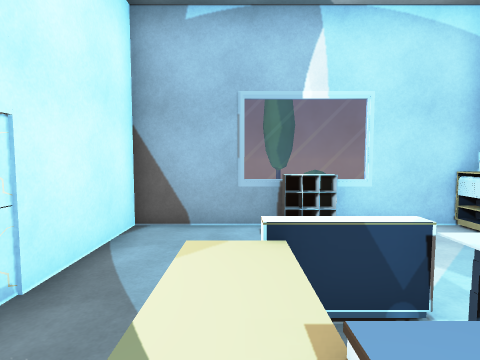
view 1 (above)

12 first-person views from a walk through a scene from a Unity 3-D project. The camera is 1.5 m above the floor, tilts 4° down and sees 80° across. The floor is counted in squares, 1 m on a side. Each view is taken from the middle of a square. On the plan, view 1 faces up. The plan holds only what a view shows up to about 14 squares ahead; the rest is blank. The place goes on beyond the plan. The player character is not drawn. Door leaves are left out, so doorways stand open. Some surface patterns are stand-ins.

view 2
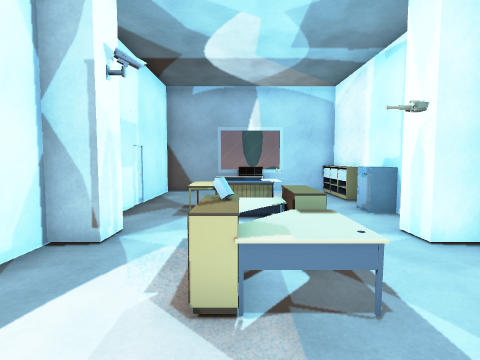

view 3
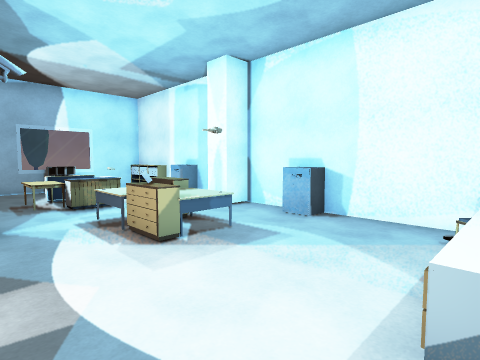

view 4
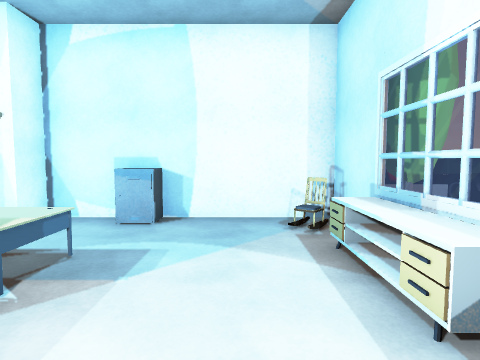

view 5
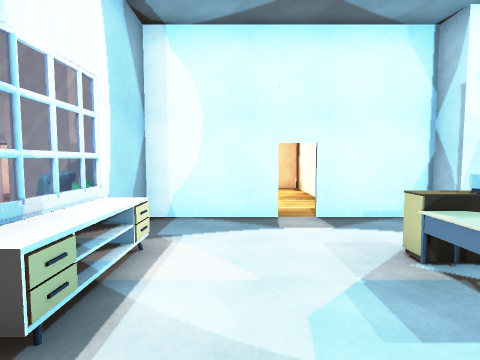

view 6
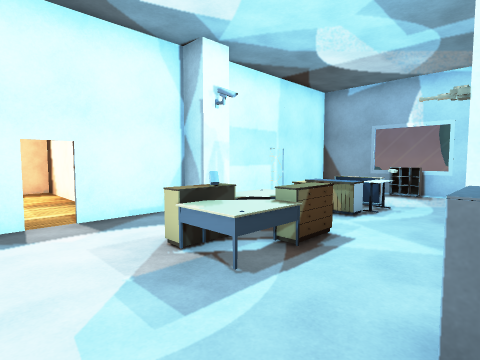

view 7
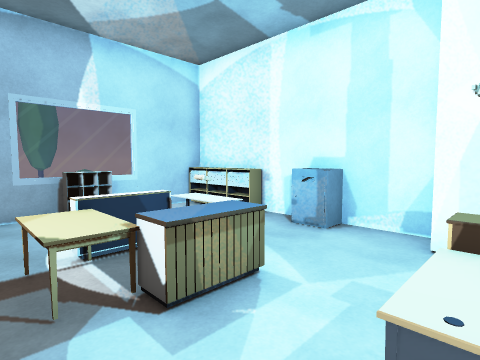

view 8
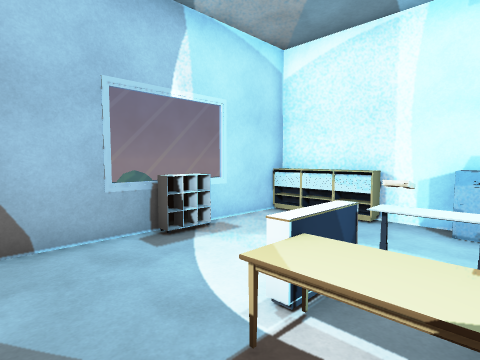

view 9
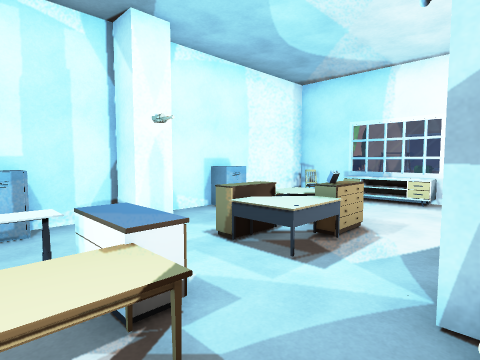

view 10
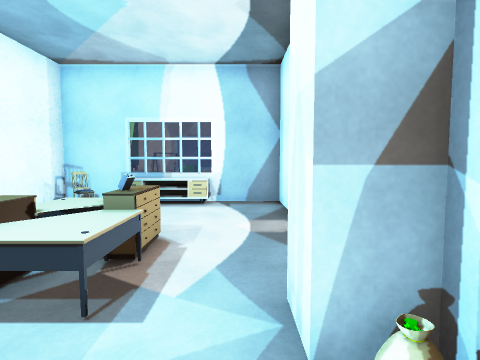

view 11
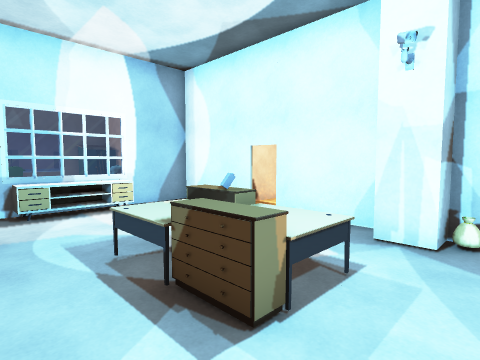

view 12
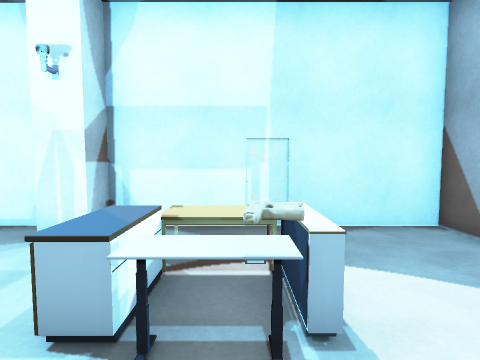

### Floor plan
Points are (right, up) in squares from view 1. A wall is a line through its corners. A room is listed if a view was taken in it or the views show most of it. See-through windows are left out.
Room 1 (views 1, 2, 3, 4, 5, 6, 7, 8, 9, 10, 11, 12)
walls: (-2.4, -5.9) (-2.4, -12.5); (2.4, -9.5) (5.4, -9.5) (5.4, -2) (4.4, -2) (4.4, -1) (5.4, -1) (5.4, 6.5) (-2.4, 6.5) (-2.4, -1) (-1.5, -1) (-1.5, -2) (-2.4, -2) (-2.4, -5)
low walls: (5.2, -12.4) (5.2, -10.6)
ways out: open door at (-2.5, -5.5)
objects: other object (-2, -11) to (-1, -10); other object (0, -11) to (0, -10); other object (0, -9); other object (0, 1) to (0, 2); other object (1, -10); other object (1, -9); other object (1, -4) to (2, -3); other object (1, -3); other object (1, -2) to (2, -2); other object (1, 0) to (1, 1); other object (1, 3); other object (1, 6) to (2, 6); other object (2, -10); other object (2, -9); other object (2, 1); other object (2, 2); other object (3, -9); other object (4, -11) to (4, -10); other object (4, -9); other object (5, -5) to (5, -4); other object (5, 1) to (5, 2); other object (5, 4); other object (5, 5); other object (5, 6)

Positions as (right, up) in squares from view 1, and headings:
1: (0, 0), facing up
2: (1, -7), facing up
3: (-2, -9), facing up-right
4: (-2, -7), facing right
5: (5, -7), facing left
6: (5, -7), facing up-left
7: (-1, -2), facing up-right
8: (-2, 1), facing up-right
9: (-2, 2), facing down-right
10: (-1, 1), facing down
11: (4, 0), facing down-left
12: (4, 2), facing left
